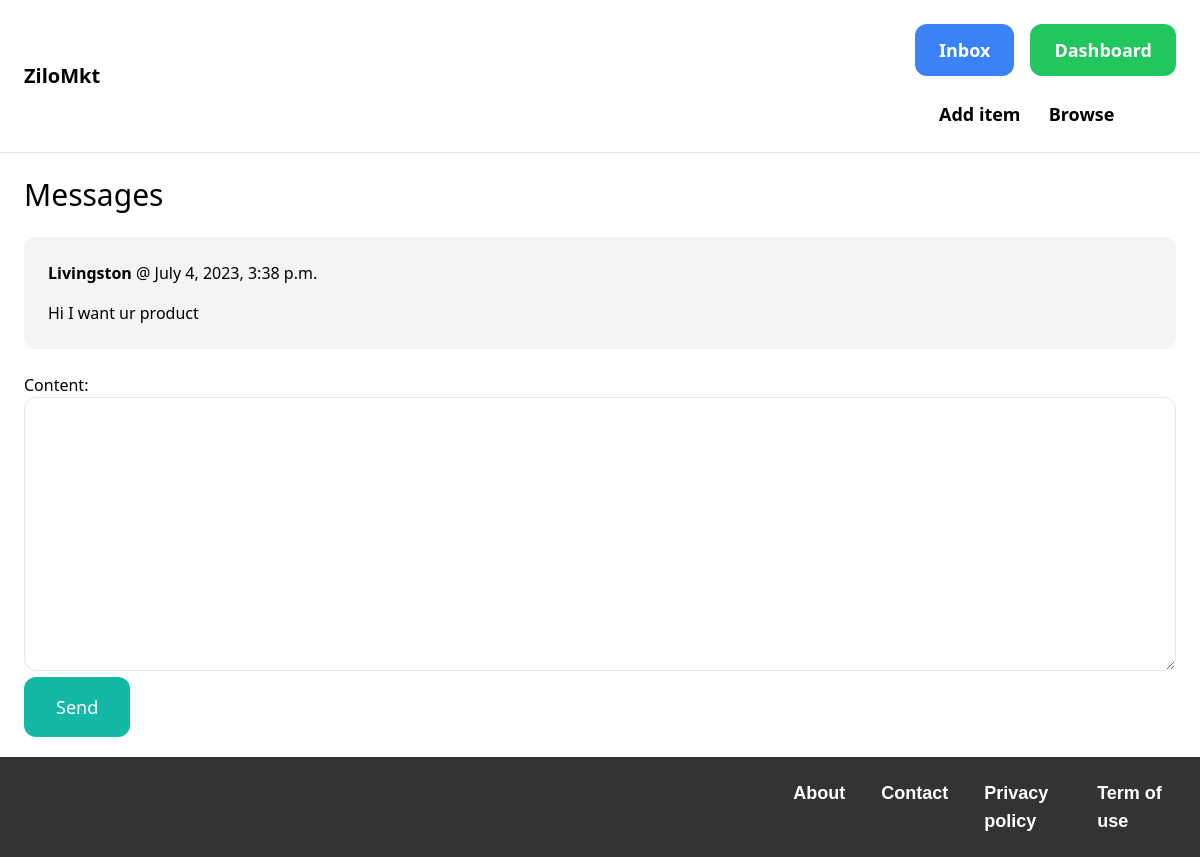
Page /inbox/2/ (signed in) on the earlier database version.
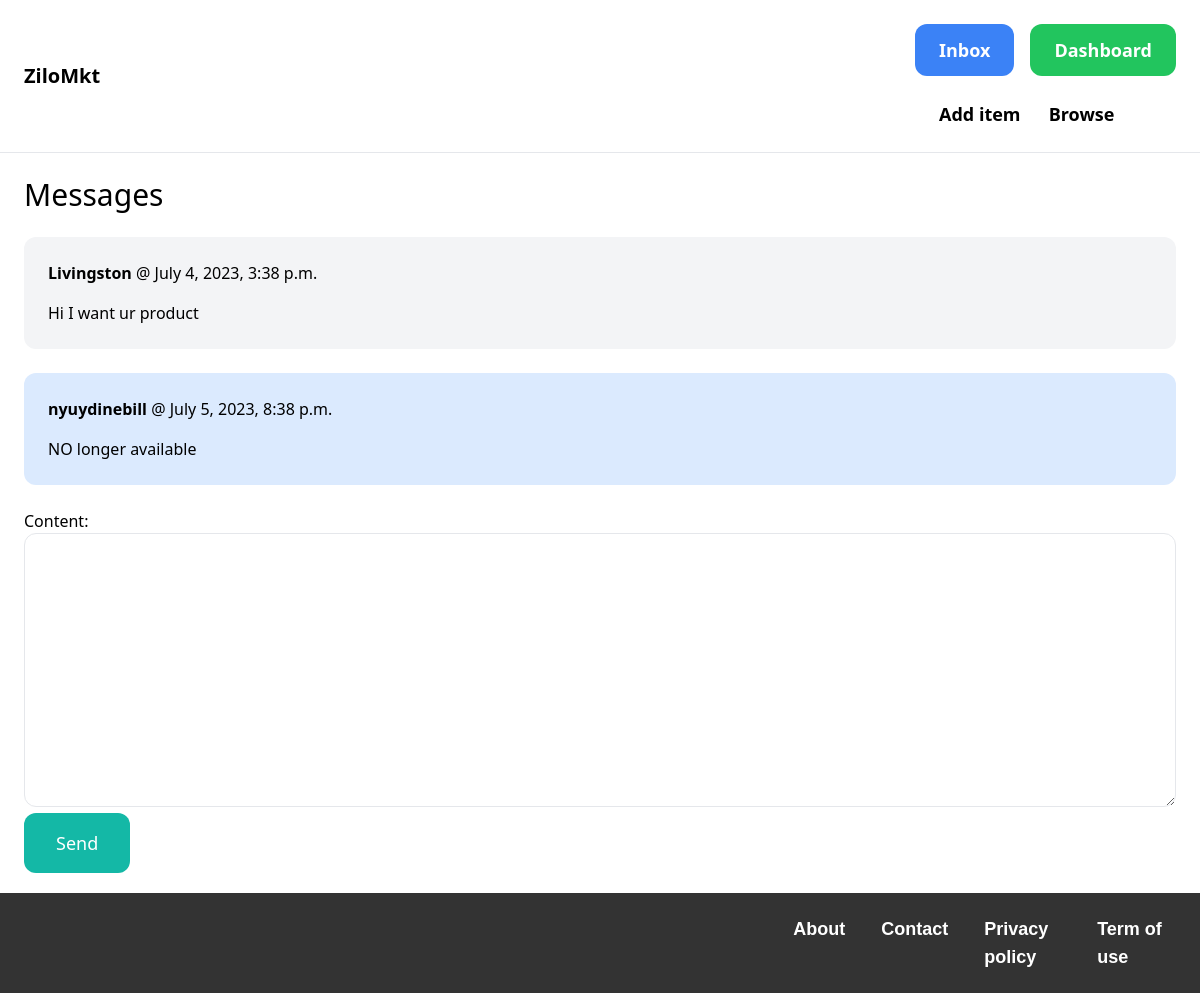
Same page on the later database version.
### conversation/models.py (models this page shows)
class ConversationMessage(models.Model):
    conversation = models.ForeignKey(Conversation, related_name='messages', on_delete=models.CASCADE)
    content = models.TextField()
    created_at = models.DateTimeField(auto_now_add=True)
    created_by = models.ForeignKey(User, related_name='created_messages', on_delete=models.CASCADE)

### conversation/views.py (the view)
# urls.py: path('<int:pk>/', views.detail, name='detail'),
@login_required
def detail(request, pk):
    conversation = Conversation.objects.filter(members__in=[request.user.id]).get(pk=pk)
    if request.method == 'POST':
        form = ConversationMessageForm(request.POST)
        if form.is_valid():
            conversation_message = form.save(commit=False)
            conversation_message.conversation = conversation
            conversation_message.created_by = request.user
            conversation_message.save()
            conversation.save()
            return redirect('conversation:detail', pk=pk)
    else:
        form = ConversationMessageForm()
    return render(request, 'conversation/detail.html', {
        'conversation': conversation,
        'form': form
    })

### conversation/forms.py
class ConversationMessageForm(forms.ModelForm):
    class Meta:
        model = ConversationMessage
        fields = ('content',)
        widgets = {
            'content': forms.Textarea(attrs={
                'class': 'w-full py-4 px-6 rounded-xl border'
            })
        }

### conversation/templates/conversation/detail.html (shortened to what this page needs)
{% extends 'core/base.html' %}
{% block content %}
<h1 class="mb-6 text-3xl">Messages</h1>
<div class="space-y-6">
    {% for message in conversation.messages.all %}
        <div class="p-6 flex {% if message.created_by == request.user %}bg-blue-100{% else %}bg-gray-100{% endif %} rounded-xl">
            <div>
                <p class="mb-4"><strong>{{ message.created_by.username }}</strong> @ {{ message.created_at }}</p>
                <p>{{ message.content }}</p>
            </div>
        </div>
    {% endfor %}
</div>
<form method="post" action="." class="mt-6">
    {{ form.as_p }}
    <button class="py-4 px-8 text-lg bg-teal-500 hover:bg-teal-700 rounded-xl text-white">Send</button>
</form>
<br><br>
{% endblock %}

### core/templates/core/base.html (shortened to what this page needs)
<!doctype html>
<html>
    <head>
        <script src="https://cdn.tailwindcss.com"></script>
    </head>
    <body>
        <nav class="py-6 px-6 flex justify-between items-center border-b border-gray-200">
            <a href="/" class="text-xl font-semibold">ZiloMkt</a>
            <div class="space-x-6">
                {% if request.user.is_authenticated %}
                <div class="flex space-x-4">
                    <a href="{% url 'conversation:inbox' %}" class="px-6 py-3 text-lg font-semibold bg-blue-500 text-white rounded-xl hover:bg-blue-700">Inbox</a>
                    <a href="{% url 'dashboard:index' %}" class="px-6 py-3 text-lg font-semibold bg-green-500 text-white rounded-xl hover:bg-green-700">Dashboard</a>
                </div><br>
                <a href="{% url 'item:new' %}" class="text-lg font-semibold hover:text-gray-500">Add item</a>
                <a href="{% url 'item:items' %}" class="text-lg font-semibold hover:text-gray-500">Browse </a>
                {% else %}
                <a href="{% url 'core:signup' %}" class="px-6 py-3 text-lg font-semibold bg-teal-500 text-white rounded-xl hover:bg-teal-700">Sign up</a>
                <a href="{% url 'core:login' %}" class="px-6 py-3 text-lg font-semibold bg-gray-500 text-white rounded-xl hover:bg-gray-700">Log in</a>
                {% endif %}
            </div>
        </nav>
        <div class="px-6 py-6">
            {% block content %}
            {% endblock %}
        </div>
    <br><br>
        <footer>
            <div class="w-2/3 pr-10">
            </div>
            <div class="w-1/3 flex justify-end">
                <ul class="flex space-x-4">
                    <li><a href="#" class="text-lg hover:text-teal-500">About</a></li>
                    <li><a href="{% url 'core:contact' %}" class="text-lg hover:text-teal-500">Contact</a></li>
                    <li><a href="#" class="text-lg hover:text-teal-500">Privacy policy</a></li>
                    <li><a href="#" class="text-lg hover:text-teal-500">Term of use</a></li>
                </ul>
            </div>
        </footer>
    </body>
    </html>

### core/templates/core/base.html (style rules this page uses)
html { position: relative; min-height: 100%; }
body { margin-bottom: 100px; }
footer { position: absolute; bottom: 0; width: 100%; height: 100px; background-color: #333; color: #fff; padding: 20px; display: flex; justify-content: space-between; align-items: center; font-family: Arial, sans-serif; }
footer a { color: #fff; text-decoration: none; font-weight: bold; margin-right: 20px; }

Differences in the rows shown:
added ConversationMessage: created_by.username "nyuydinebill", created_at "July 5, 2023, 8:38 p.m.", content "NO longer available"
